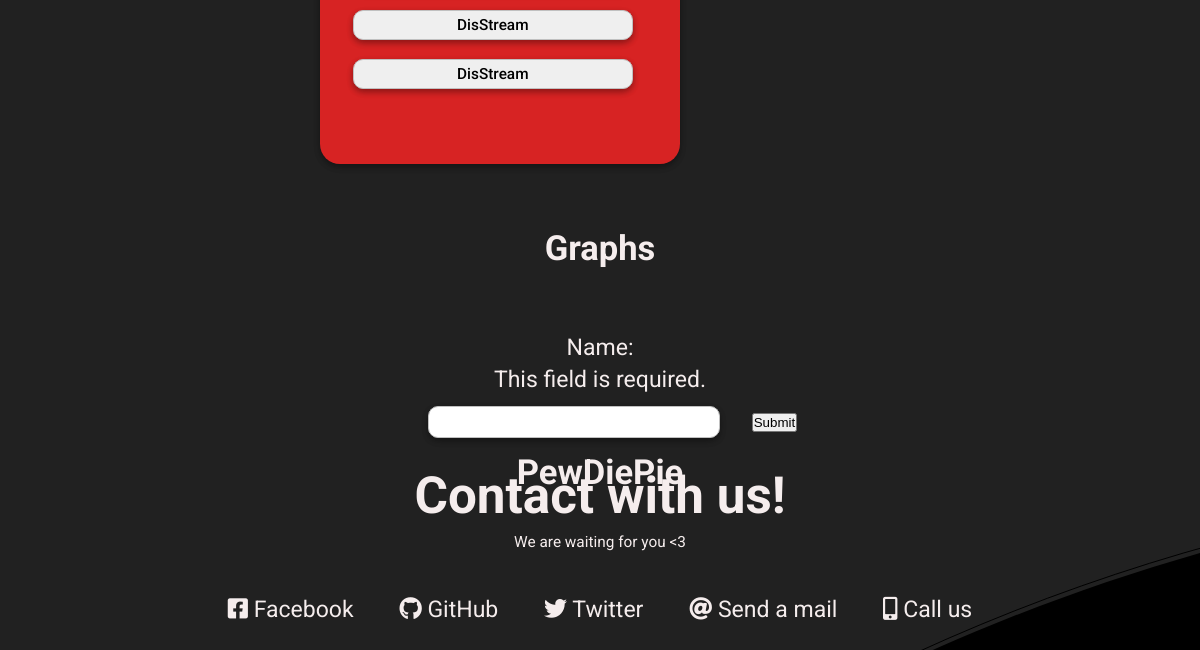
The app's page / (lower part), older data.
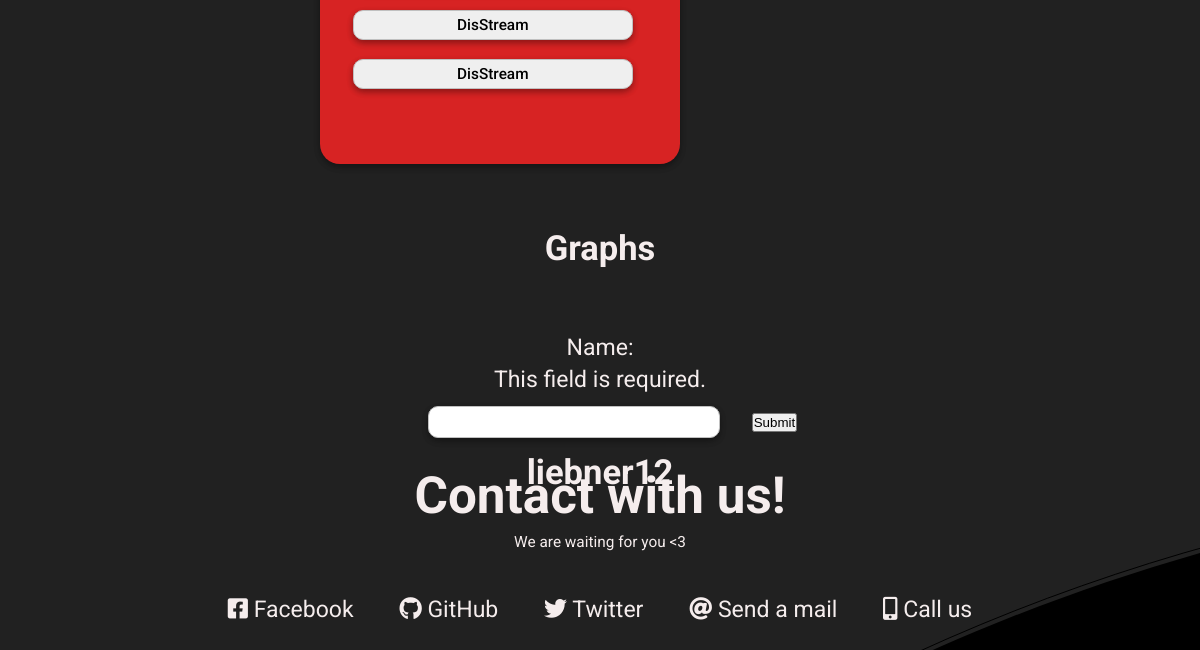
The same page, newer data.
### pages/models.py (models this page shows)
class Channel(models.Model):
    name = models.CharField(max_length=1200)
    subscriptions = models.DecimalField(max_digits=10000000, decimal_places=1)
    videos = models.DecimalField(max_digits=1000000, decimal_places=1)
    views = models.DecimalField(max_digits=10000000, decimal_places=1)
    def __str__(self):
        return self.name

### pages/views.py (the view, shortened to what this page needs)
# urls.py: path('', home_view.as_view(), name='home'),
class home_view(View):
    template_name = 'index.html'
    def get(self, request):
        global values
        form = ChannelForm(request.GET)
        channels = Channel.objects.last()
        if "1st" in request.GET:
            values = [-33, 3, 50, 123, -42, 120, 31, -23, 41]
        elif "2nd" in request.GET:
            values = [-33, 16, 50, 123, -42, 120, 31, -23, 41]
        elif "3rd" in request.GET:
            values = [-33, 100, 50, 123, -42, 120, 31, -23, 41]
        elif "4th" in request.GET:
            values = [-33, 100, 50, 123, -42, 120, 31, -23, 41]
        elif "5th" in request.GET:
            values = [-33, 200, 50, 123, -42, 120, 31, -23, 41]
        elif "6th" in request.GET:
            values = [-33, 53, 50, 123, -42, 120, 31, -23, 41]
        elif "7th" in request.GET:
            values = [-33, 69, 50, 123, -42, 120, 31, -23, 41]
        elif "8th" in request.GET:
            values = [-33, 23, 50, 123, -42, 120, 31, -23, 41]
        elif "9th" in request.GET:
            values = [-33, 420, 50, 123, -42, 120, 31, -23, 41]
        elif "10th" in request.GET:
            values = [-33, 360, 50, 123, -42, 120, 31, -23, 41]
        context = {'form': form, 'channels': channels}
        return render(request, self.template_name, context)

### pages/forms.py
class ChannelForm(forms.ModelForm):
    class Meta:
        model = Channel
        fields = [
            'name',
        ]
        widgets = {
            'name': forms.TextInput(attrs={'class': 'channel_name'})
        }

### templates/index.html (shortened to what this page needs)
{% extends 'base.html' %}
{% block content %}
    <div class="pagewrapper">
        <section id="welcome-section">
            <div class="column" id="top10-form">
                <div id="top10-results">
                    <form>
                        <div class="row">
                            <div class="rightTab">
                                <button type="submit" class="input-field" name="9th">DisStream</button>
                            </div>
                        </div>
                        <div class="row">
                            <div class="rightTab">
                                <button type="submit" class="input-field" name="10th">DisStream</button>
                            </div>
                        </div>
                    </form>
                </div>
            </div>
        </section>
        <section id="projects">
            <h2 class="project-tile">Graphs</h2>
            <form method="POST">{% csrf_token %}
                {{ form }}
                <button type="submit" id="submit-btn">Submit</button>
            </form>
            <h1 id="result">{{ channels }}</h1>
            <canvas id="myChart" width="400" height="100"></canvas>
        </section>
        <section id="contact-section">
            <div class="contact-header">
                <h2>Contact with us!</h2>
                <p>We are waiting for you <3</p>
            </div>
            <div class="contacts">
                <a href="https://www.facebook.com/" target="_blank">
                    <i class="fab fa-facebook-square"></i> Facebook</a>
                <a href="https://github.com/FreeZ11/PythonProject" target="_blank" class="btn contact-details">
                    <i class="fab fa-github"></i> GitHub</a>
                <a href="https://twitter.com/" target="_blank">
                    <i class="fab fa-twitter"></i> Twitter</a>
                <a href="mailto:example@example.com">
                    <i class="fas fa-at"></i> Send a mail</a>
                <a href="tel:555555-555-5555">
                    <i class="fas fa-mobile-alt"></i> Call us</a>
            </div>
        </section>
    </div>
{% endblock %}

Row changes from the older to the newer data that the page shows:
no longer on this page (row unchanged): Channel: name "PewDiePie"
added Channel: name "liebner12"
